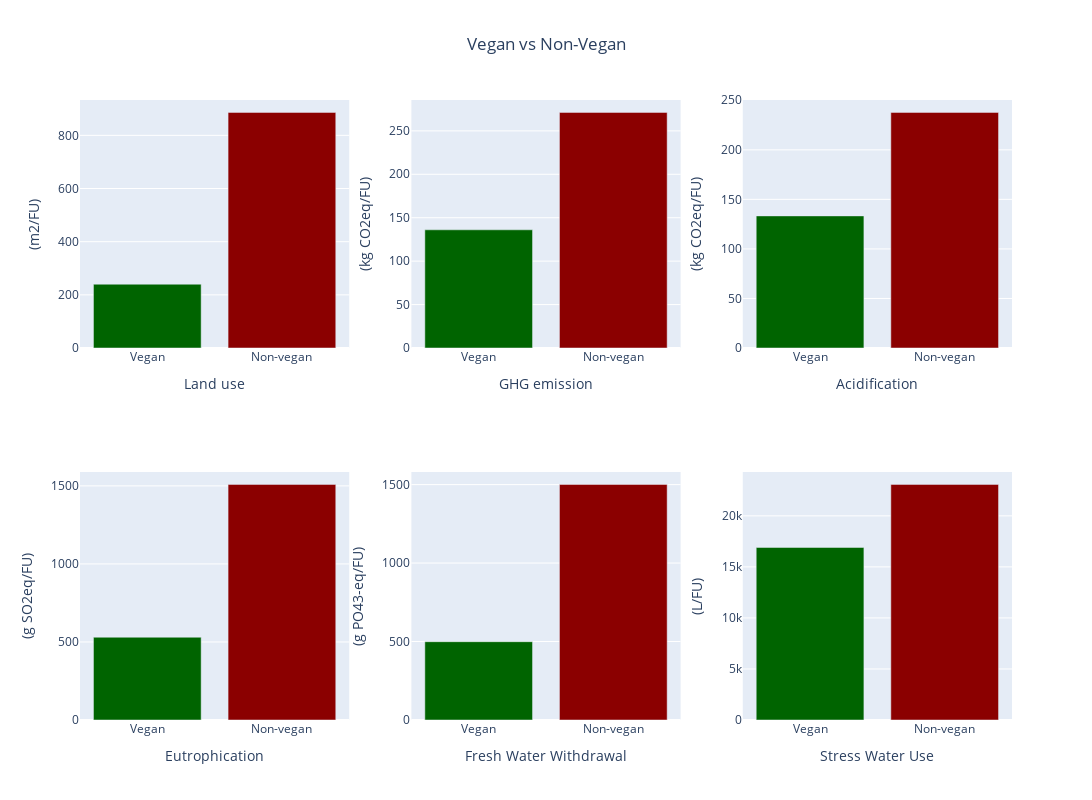

Here is the notebook cell this chart was saved with:
### Markdown cell above
* Overall meat is the biggest contributor to a large ecological footprint
* Lamb & mutton are the overall biggest contributer
* The non-vegan products have an ecological foot print that is several times larger then the vegan products

### Code cell
#Mauro
non_vegan_products = ['Barley (Beer)','Cane Sugar','Milk','Cheese','Eggs','Fish (farmed)','Crustaceans (farmed)','Bovine Meat (beef herd)','Bovine Meat (dairy herd)','Lamb & Mutton','Pig Meat','Poultry Meat']
meat_products = ['Bovine Meat (beef herd)', 'Bovine Meat (dairy herd)', 'Lamb & Mutton', 'Pig Meat','Poultry Meat','Fish (farmed)','Crustaceans (farmed)']
dairy_products = ['Milk','Cheese','Eggs']
other_non_vegan_products = ['Cane Sugar','Crustaceans (farmed)','Barley (Beer)']

df_all_products = pd.read_excel("dataset1.xls", sheet_name="Results - Retail Weight", skiprows=2,nrows=43, index_col=None, na_values=["NA"])

#non vegan products
non_vegan = df_all_products["Product"].isin(non_vegan_products)
meat = df_all_products["Product"].isin(meat_products)
dairy = df_all_products["Product"].isin(dairy_products)
other_non_vegan = df_all_products["Product"].isin(other_non_vegan_products)

df_non_vegan_products = df_all_products[non_vegan]
df_meat_products = df_all_products[meat]
df_dairy_products = df_all_products[dairy]
df_other_non_vegan_products = df_all_products[other_non_vegan]

#non vegan
df_non_vegan_products_land_use = df_non_vegan_products.iloc[:, [0, 3]]
df_non_vegan_products_ghg_2013 = df_non_vegan_products.iloc[:, [0, 9]]
df_non_vegan_products_ghg_2007 = df_non_vegan_products.iloc[:, [0, 15]]
df_non_vegan_products_acid = df_non_vegan_products.iloc[:, [0, 21]]
df_non_vegan_products_eutro = df_non_vegan_products.iloc[:, [0, 27]]
df_non_vegan_products_fresh_water_withdraw = df_non_vegan_products.iloc[:, [0, 33]]
df_non_vegan_products_stress_water_use = df_non_vegan_products.iloc[:, [0, 39]]

#meat products
df_meat_products_land_use = df_meat_products.iloc[:, [0, 3]]
df_meat_products_ghg_2013 = df_meat_products.iloc[:, [0, 9]]
df_meat_products_ghg_2007 = df_meat_products.iloc[:, [0, 15]]
df_meat_products_acid = df_meat_products.iloc[:, [0, 21]]
df_meat_products_eutro = df_meat_products.iloc[:, [0, 27]]
df_meat_products_fresh_water_withdraw = df_meat_products.iloc[:, [0, 33]]
df_meat_products_stress_water_use = df_meat_products.iloc[:, [0, 39]]
#dairy
df_dairy_products_land_use = df_dairy_products.iloc[:, [0, 3]]
df_dairy_products_ghg_2013 = df_dairy_products.iloc[:, [0, 9]]
df_dairy_products_ghg_2007 = df_dairy_products.iloc[:, [0, 15]]
df_dairy_products_acid = df_dairy_products.iloc[:, [0, 21]]
df_dairy_products_eutro = df_dairy_products.iloc[:, [0, 27]]
df_dairy_products_fresh_water_withdraw = df_dairy_products.iloc[:, [0, 33]]
df_dairy_products_stress_water_use = df_dairy_products.iloc[:, [0, 39]]

#other non vegan
df_other_non_vegan_products_land_use = df_other_non_vegan_products.iloc[:, [0, 3]]
df_other_non_vegan_products_ghg_2013 = df_other_non_vegan_products.iloc[:, [0, 9]]
df_other_non_vegan_products_ghg_2007 = df_other_non_vegan_products.iloc[:, [0, 15]]
df_other_non_vegan_products_acid = df_other_non_vegan_products.iloc[:, [0, 21]]
df_other_non_vegan_products_eutro = df_other_non_vegan_products.iloc[:, [0, 27]]
df_other_non_vegan_products_fresh_water_withdraw = df_other_non_vegan_products.iloc[:, [0, 33]]
df_other_non_vegan_products_stress_water_use = df_other_non_vegan_products.iloc[:, [0, 39]]


#vegan products
grains_products = ['Wheat & Rye (Bread)', 'Maize (Meal)', 'Oatmeal', 'Rice']
vegetables_products = ['Potatoes', 'Cassava', 'Tomatoes', 'Onions & Leeks', 'Root Vegetables', 'Brassicas', 'Other Vegetables']
fruits_products = ['Citrus Fruit', 'Bananas', 'Apples', 'Berries & Grapes', 'Other Fruit']
legumes_products = ['Other Pulses', 'Peas', 'Nuts', 'Groundnuts']
plant_based_alternatives_products = ['Soymilk', 'Tofu']
oils_products = ['Soybean Oil', 'Sunflower Oil', 'Olive Oil']
others_products = ['Coffee', 'Dark Chocolate']

vegan = ~df_all_products['Product'].isin(non_vegan_products)
grains = df_all_products["Product"].isin(grains_products)
vegetables = df_all_products["Product"].isin(vegetables_products)
fruits = df_all_products["Product"].isin(fruits_products)
legumes = df_all_products["Product"].isin(legumes_products)
plant_based_alternatives = df_all_products["Product"].isin(plant_based_alternatives_products)
oils = df_all_products["Product"].isin(oils_products)
others = df_all_products["Product"].isin(others_products)


df_vegan_products = df_all_products[vegan]
df_grains_products = df_all_products[grains]
df_vegetables_products = df_all_products[vegetables]
df_fruits_products = df_all_products[fruits]
df_legumes_products = df_all_products[legumes]
df_plant_based_alternatives_products = df_all_products[plant_based_alternatives]
df_oils_products = df_all_products[oils]
df_others_products = df_all_products[others]

#vegan
df_vegan_products_land_use = df_vegan_products.iloc[:, [0, 3]]
df_vegan_products_ghg_2013 = df_vegan_products.iloc[:, [0, 9]]
df_vegan_products_ghg_2007 = df_vegan_products.iloc[:, [0, 15]]
df_vegan_products_acid = df_vegan_products.iloc[:, [0, 21]]
df_vegan_products_eutro = df_vegan_products.iloc[:, [0, 27]]
df_vegan_products_fresh_water_withdraw = df_vegan_products.iloc[:, [0, 33]]
df_vegan_products_stress_water_use = df_vegan_products.iloc[:, [0, 39]]

# Define the data for the bar plots
categories = ['Land use', 'GHG emission', 'Acidification', 'Eutrophication', 'Fresh Water Withdrawal', 'Stress Water Use']
vegan_values = [df_vegan_products_land_use["Mean"].sum(),
                df_vegan_products_ghg_2013["Mean.1"].sum(),
                df_vegan_products_ghg_2007["Mean.2"].sum(),
                df_vegan_products_acid["Mean.3"].sum(),
                df_vegan_products_eutro["Mean.4"].sum(),
                df_vegan_products_fresh_water_withdraw["Mean.5"].sum(),
                df_vegan_products_stress_water_use["Mean.6"].sum()]
non_vegan_values = [df_non_vegan_products_land_use["Mean"].sum(),
                    df_non_vegan_products_ghg_2013["Mean.1"].sum(),
                    df_non_vegan_products_ghg_2007["Mean.2"].sum(),
                    df_non_vegan_products_acid["Mean.3"].sum(),
                    df_non_vegan_products_eutro["Mean.4"].sum(),
                    df_non_vegan_products_fresh_water_withdraw["Mean.5"].sum(),
                    df_non_vegan_products_stress_water_use["Mean.6"].sum()]
yaxvalues = ['(m2/FU)', '(kg CO2eq/FU)', '(kg CO2eq/FU)', '(g SO2eq/FU)', '(g PO43-eq/FU)', '(L/FU)', '(L/FU)']


labels = ["", "Non-vegan", "Vegan"] + list(df_non_vegan_products["Product"]) + list(df_vegan_products["Product"])
parents = ["", "", ""] + ["Non-vegan"] * len(df_non_vegan_products) + ["Vegan"] * len(df_vegan_products)

# Creating the figure
specs_list1 = []
for i in range(3):
    specs_list1.append({'type': 'bar'})
specs_list = [specs_list1, specs_list1]

fig = make_subplots(rows=2, cols=3, specs=specs_list, vertical_spacing=0.2)

# Creating and adding the bar plots to the figure
i = 0
for category, vegan_value, non_vegan_value in zip(categories, vegan_values, non_vegan_values):
    i += 1
    if i < 4:
        fig.add_trace(go.Bar(
            x=['Vegan', 'Non-vegan'],
            y=[vegan_value, non_vegan_value],
            name=category,
            marker_color=['darkgreen', 'darkred']
        ), row=1, col=categories.index(category) + 1)
        fig.update_xaxes(title_text=category, row=1, col=categories.index(category) + 1)
        fig.update_yaxes(title_text=yaxvalues[categories.index(category)], row=1, col=categories.index(category) + 1)
    else:
        fig.add_trace(go.Bar(
            x=['Vegan', 'Non-vegan'],
            y=[vegan_value, non_vegan_value],
            name=category,
            marker_color=['darkgreen', 'darkred']
        ), row=2, col=categories.index(category) - 2)

        fig.update_xaxes(title_text=category, row=2, col=categories.index(category) - 2)
        fig.update_yaxes(title_text=yaxvalues[categories.index(category)], row=2, col=categories.index(category) - 2)

fig.update_layout(width = 1200, height=800,showlegend=False, title='Vegan vs Non-Vegan', title_x=0.5)
fig.show()

### Figure 1 — Plotly figure (JSON) as saved in the notebook; plotly's stock layout.template omitted (floating-point values rounded to 4 significant figures)
{"data": [{"marker": {"color": ["darkgreen", "darkred"]}, "name": "Land use", "type": "bar", "x": ["Vegan", "Non-vegan"], "xaxis": "x", "y": [240.1, 886.4], "yaxis": "y"}, {"marker": {"color": ["darkgreen", "darkred"]}, "name": "GHG emission", "type": "bar", "x": ["Vegan", "Non-vegan"], "xaxis": "x2", "y": [136.1, 271.3], "yaxis": "y2"}, {"marker": {"color": ["darkgreen", "darkred"]}, "name": "Acidification", "type": "bar", "x": ["Vegan", "Non-vegan"], "xaxis": "x3", "y": [133.3, 237.8], "yaxis": "y3"}, {"marker": {"color": ["darkgreen", "darkred"]}, "name": "Eutrophication", "type": "bar", "x": ["Vegan", "Non-vegan"], "xaxis": "x4", "y": [530.2, 1509.0], "yaxis": "y4"}, {"marker": {"color": ["darkgreen", "darkred"]}, "name": "Fresh Water Withdrawal", "type": "bar", "x": ["Vegan", "Non-vegan"], "xaxis": "x5", "y": [499.0, 1501.0], "yaxis": "y5"}, {"marker": {"color": ["darkgreen", "darkred"]}, "name": "Stress Water Use", "type": "bar", "x": ["Vegan", "Non-vegan"], "xaxis": "x6", "y": [16900.0, 23080.0], "yaxis": "y6"}], "layout": {"height": 800, "showlegend": false, "title": {"text": "Vegan vs Non-Vegan", "x": 0.5}, "width": 1200, "xaxis": {"anchor": "y", "domain": [0, 0.2889], "title": {"text": "Land use"}}, "xaxis2": {"anchor": "y2", "domain": [0.3556, 0.6444], "title": {"text": "GHG emission"}}, "xaxis3": {"anchor": "y3", "domain": [0.7111, 1], "title": {"text": "Acidification"}}, "xaxis4": {"anchor": "y4", "domain": [0, 0.2889], "title": {"text": "Eutrophication"}}, "xaxis5": {"anchor": "y5", "domain": [0.3556, 0.6444], "title": {"text": "Fresh Water Withdrawal"}}, "xaxis6": {"anchor": "y6", "domain": [0.7111, 1], "title": {"text": "Stress Water Use"}}, "yaxis": {"anchor": "x", "domain": [0.6, 1], "title": {"text": "(m2/FU)"}}, "yaxis2": {"anchor": "x2", "domain": [0.6, 1], "title": {"text": "(kg CO2eq/FU)"}}, "yaxis3": {"anchor": "x3", "domain": [0.6, 1], "title": {"text": "(kg CO2eq/FU)"}}, "yaxis4": {"anchor": "x4", "domain": [0, 0.4], "title": {"text": "(g SO2eq/FU)"}}, "yaxis5": {"anchor": "x5", "domain": [0, 0.4], "title": {"text": "(g PO43-eq/FU)"}}, "yaxis6": {"anchor": "x6", "domain": [0, 0.4], "title": {"text": "(L/FU)"}}}}
